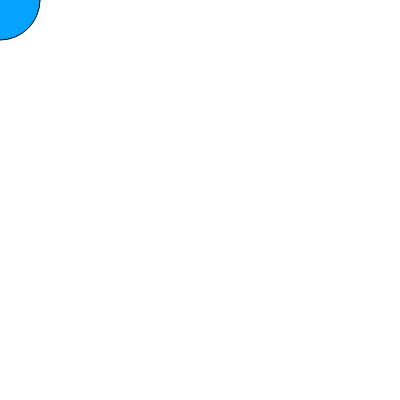
Frame 1 (no input)
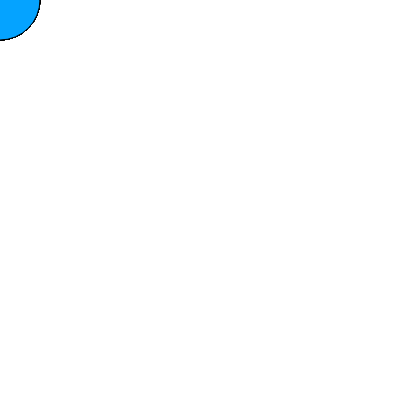
Frame 60 (no input)
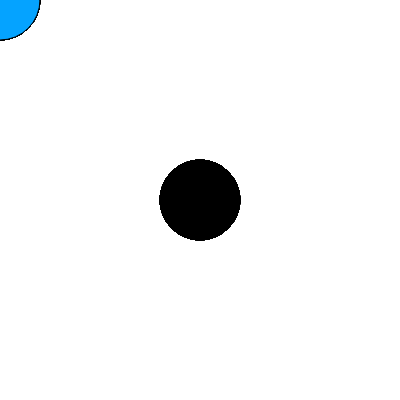
Frame 120 (the mouse pressed at the canvas centre since frame 60)

The p5.js sketch that drew these frames (run headless with seeded random() and noise() and a simulated clock; from frame 60 on, the mouse is pressed at the canvas centre):

// p5.js sketch
// ── sketch.js
function setup() {
  createCanvas(400, 400);
}

function draw() {
  if (mouseIsPressed) {
    fill(0);
  } else {
    fill(5, 163, 255);
  }

  ellipse(mouseX, mouseY, 80, 80);
}
